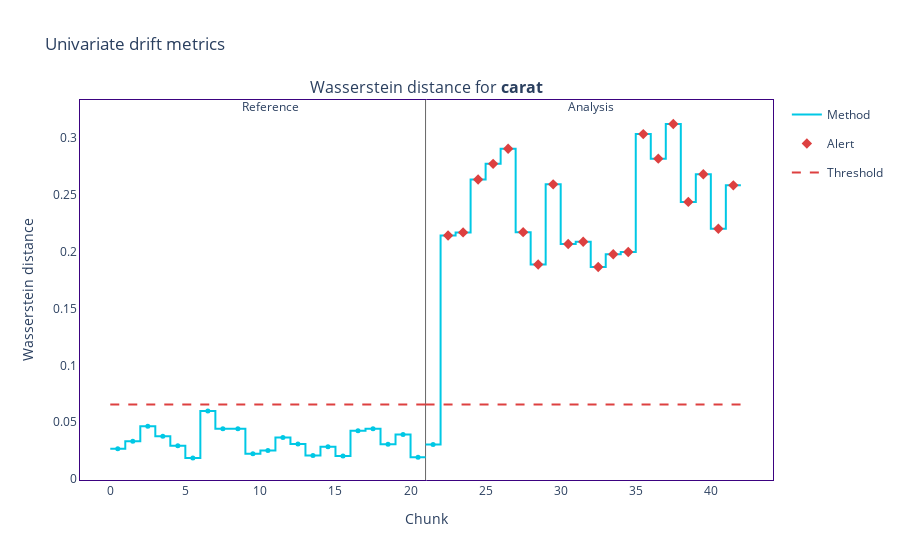

Notebook cell for this chart:
### Code cell
filtered_figure = univariate_results.filter(column_names=["carat"])

filtered_figure.plot().show()

### Figure 1 — Plotly figure (JSON) as saved in the notebook; plotly's stock layout.template omitted (floating-point values rounded to 4 significant figures)
{"data": [{"hoverinfo": "skip", "legendgroup": "metric_reference", "line": {"color": "#00c8e5", "shape": "hv", "width": 2}, "mode": "lines", "name": "Method", "showlegend": true, "type": "scatter", "x": [0, 1, 2, 3, 4, 5, 6, 7, 8, 9, 10, 11, 12, 13, 14, 15, 16, 17, 18, 19, 20, 21], "xaxis": "x", "y": [0.02673, 0.03334, 0.04656, 0.03781, 0.02937, 0.01872, 0.05979, 0.04436, 0.04438, 0.0223, 0.02511, 0.03656, 0.03095, 0.02079, 0.02846, 0.02045, 0.04265, 0.04425, 0.0307, 0.03936, 0.01935, 0.01935], "yaxis": "y"}, {"customdata": [["Wasserstein distance for <b>carat</b>", "<b style=\"color:Colors.BLUE_SKY_CRAYOLA;line-height:60px\">Reference</b>", "", "[0:249]", "Chunk index: <b>0</b>", 0.0267], ["Wasserstein distance for <b>carat</b>", "<b style=\"color:Colors.BLUE_SKY_CRAYOLA;line-height:60px\">Reference</b>", "", "[250:499]", "Chunk index: <b>1</b>", 0.0333], ["Wasserstein distance for <b>carat</b>", "<b style=\"color:Colors.BLUE_SKY_CRAYOLA;line-height:60px\">Reference</b>", "", "[500:749]", "Chunk index: <b>2</b>", 0.0466], ["Wasserstein distance for <b>carat</b>", "<b style=\"color:Colors.BLUE_SKY_CRAYOLA;line-height:60px\">Reference</b>", "", "[750:999]", "Chunk index: <b>3</b>", 0.0378], ["Wasserstein distance for <b>carat</b>", "<b style=\"color:Colors.BLUE_SKY_CRAYOLA;line-height:60px\">Reference</b>", "", "[1000:1249]", "Chunk index: <b>4</b>", 0.0294], ["Wasserstein distance for <b>carat</b>", "<b style=\"color:Colors.BLUE_SKY_CRAYOLA;line-height:60px\">Reference</b>", "", "[1250:1499]", "Chunk index: <b>5</b>", 0.0187], ["Wasserstein distance for <b>carat</b>", "<b style=\"color:Colors.BLUE_SKY_CRAYOLA;line-height:60px\">Reference</b>", "", "[1500:1749]", "Chunk index: <b>6</b>", 0.0598], ["Wasserstein distance for <b>carat</b>", "<b style=\"color:Colors.BLUE_SKY_CRAYOLA;line-height:60px\">Reference</b>", "", "[1750:1999]", "Chunk index: <b>7</b>", 0.0444], ["Wasserstein distance for <b>carat</b>", "<b style=\"color:Colors.BLUE_SKY_CRAYOLA;line-height:60px\">Reference</b>", "", "[2000:2249]", "Chunk index: <b>8</b>", 0.0444], ["Wasserstein distance for <b>carat</b>", "<b style=\"color:Colors.BLUE_SKY_CRAYOLA;line-height:60px\">Reference</b>", "", "[2250:2499]", "Chunk index: <b>9</b>", 0.0223], ["Wasserstein distance for <b>carat</b>", "<b style=\"color:Colors.BLUE_SKY_CRAYOLA;line-height:60px\">Reference</b>", "", "[2500:2749]", "Chunk index: <b>10</b>", 0.0251], ["Wasserstein distance for <b>carat</b>", "<b style=\"color:Colors.BLUE_SKY_CRAYOLA;line-height:60px\">Reference</b>", "", "[2750:2999]", "Chunk index: <b>11</b>", 0.0366], ["Wasserstein distance for <b>carat</b>", "<b style=\"color:Colors.BLUE_SKY_CRAYOLA;line-height:60px\">Reference</b>", "", "[3000:3249]", "Chunk index: <b>12</b>", 0.031], ["Wasserstein distance for <b>carat</b>", "<b style=\"color:Colors.BLUE_SKY_CRAYOLA;line-height:60px\">Reference</b>", "", "[3250:3499]", "Chunk index: <b>13</b>", 0.0208], ["Wasserstein distance for <b>carat</b>", "<b style=\"color:Colors.BLUE_SKY_CRAYOLA;line-height:60px\">Reference</b>", "", "[3500:3749]", "Chunk index: <b>14</b>", 0.0285], ["Wasserstein distance for <b>carat</b>", "<b style=\"color:Colors.BLUE_SKY_CRAYOLA;line-height:60px\">Reference</b>", "", "[3750:3999]", "Chunk index: <b>15</b>", 0.0204], ["Wasserstein distance for <b>carat</b>", "<b style=\"color:Colors.BLUE_SKY_CRAYOLA;line-height:60px\">Reference</b>", "", "[4000:4249]", "Chunk index: <b>16</b>", 0.0427], ["Wasserstein distance for <b>carat</b>", "<b style=\"color:Colors.BLUE_SKY_CRAYOLA;line-height:60px\">Reference</b>", "", "[4250:4499]", "Chunk index: <b>17</b>", 0.0443], ["Wasserstein distance for <b>carat</b>", "<b style=\"color:Colors.BLUE_SKY_CRAYOLA;line-height:60px\">Reference</b>", "", "[4500:4749]", "Chunk index: <b>18</b>", 0.0307], ["Wasserstein distance for <b>carat</b>", "<b style=\"color:Colors.BLUE_SKY_CRAYOLA;line-height:60px\">Reference</b>", "", "[4750:4999]", "Chunk index: <b>19</b>", 0.0394], ["Wasserstein distance for <b>carat</b>", "<b style=\"color:Colors.BLUE_SKY_CRAYOLA;line-height:60px\">Reference</b>", "", "[5000:5393]", "Chunk index: <b>20</b>", 0.0194]], "hovertemplate": "%{customdata[1]} &nbsp; &nbsp; %{customdata[2]} <br />Chunk: <b>%{customdata[3]}</b> &nbsp; &nbsp; %{customdata[4]} <br />%{customdata[0]}: <b>%{customdata[5]}</b><b r /><extra></extra>", "legendgroup": "metric_reference", "marker": {"color": "#00c8e5", "size": 5, "symbol": "circle"}, "mode": "markers", "name": "Method", "showlegend": false, "type": "scatter", "x": [0.5, 1.5, 2.5, 3.5, 4.5, 5.5, 6.5, 7.5, 8.5, 9.5, 10.5, 11.5, 12.5, 13.5, 14.5, 15.5, 16.5, 17.5, 18.5, 19.5, 20.5], "xaxis": "x", "y": [0.02673, 0.03334, 0.04656, 0.03781, 0.02937, 0.01872, 0.05979, 0.04436, 0.04438, 0.0223, 0.02511, 0.03656, 0.03095, 0.02079, 0.02846, 0.02045, 0.04265, 0.04425, 0.0307, 0.03936, 0.01935, 0.01935], "yaxis": "y"}, {"hoverinfo": "skip", "legendgroup": "metric_analysis", "line": {"color": "#00c8e5", "shape": "hv", "width": 2}, "mode": "lines", "name": "Method", "showlegend": false, "type": "scatter", "x": [21, 22, 23, 24, 25, 26, 27, 28, 29, 30, 31, 32, 33, 34, 35, 36, 37, 38, 39, 40, 41, 42], "xaxis": "x", "y": [0.03047, 0.2141, 0.2168, 0.2632, 0.277, 0.2903, 0.217, 0.1886, 0.259, 0.2066, 0.2086, 0.1863, 0.1976, 0.1996, 0.3031, 0.2816, 0.312, 0.2436, 0.2679, 0.22, 0.2581, 0.2581], "yaxis": "y"}, {"customdata": [["Wasserstein distance for <b>carat</b>", "<b style=\"color:Colors.BLUE_SKY_CRAYOLA;line-height:60px\">Analysis</b>", "", "[0:249]", "Chunk index: <b>0</b>", 0.0305], ["Wasserstein distance for <b>carat</b>", "<b style=\"color:Colors.BLUE_SKY_CRAYOLA;line-height:60px\">Analysis</b>", "<span style=\"color:#AD0000\">⚠ <b>Drift detected</b></span>", "[250:499]", "Chunk index: <b>1</b>", 0.2141], ["Wasserstein distance for <b>carat</b>", "<b style=\"color:Colors.BLUE_SKY_CRAYOLA;line-height:60px\">Analysis</b>", "<span style=\"color:#AD0000\">⚠ <b>Drift detected</b></span>", "[500:749]", "Chunk index: <b>2</b>", 0.2168], ["Wasserstein distance for <b>carat</b>", "<b style=\"color:Colors.BLUE_SKY_CRAYOLA;line-height:60px\">Analysis</b>", "<span style=\"color:#AD0000\">⚠ <b>Drift detected</b></span>", "[750:999]", "Chunk index: <b>3</b>", 0.2632], ["Wasserstein distance for <b>carat</b>", "<b style=\"color:Colors.BLUE_SKY_CRAYOLA;line-height:60px\">Analysis</b>", "<span style=\"color:#AD0000\">⚠ <b>Drift detected</b></span>", "[1000:1249]", "Chunk index: <b>4</b>", 0.277], ["Wasserstein distance for <b>carat</b>", "<b style=\"color:Colors.BLUE_SKY_CRAYOLA;line-height:60px\">Analysis</b>", "<span style=\"color:#AD0000\">⚠ <b>Drift detected</b></span>", "[1250:1499]", "Chunk index: <b>5</b>", 0.2903], ["Wasserstein distance for <b>carat</b>", "<b style=\"color:Colors.BLUE_SKY_CRAYOLA;line-height:60px\">Analysis</b>", "<span style=\"color:#AD0000\">⚠ <b>Drift detected</b></span>", "[1500:1749]", "Chunk index: <b>6</b>", 0.217], ["Wasserstein distance for <b>carat</b>", "<b style=\"color:Colors.BLUE_SKY_CRAYOLA;line-height:60px\">Analysis</b>", "<span style=\"color:#AD0000\">⚠ <b>Drift detected</b></span>", "[1750:1999]", "Chunk index: <b>7</b>", 0.1886], ["Wasserstein distance for <b>carat</b>", "<b style=\"color:Colors.BLUE_SKY_CRAYOLA;line-height:60px\">Analysis</b>", "<span style=\"color:#AD0000\">⚠ <b>Drift detected</b></span>", "[2000:2249]", "Chunk index: <b>8</b>", 0.259], ["Wasserstein distance for <b>carat</b>", "<b style=\"color:Colors.BLUE_SKY_CRAYOLA;line-height:60px\">Analysis</b>", "<span style=\"color:#AD0000\">⚠ <b>Drift detected</b></span>", "[2250:2499]", "Chunk index: <b>9</b>", 0.2066], ["Wasserstein distance for <b>carat</b>", "<b style=\"color:Colors.BLUE_SKY_CRAYOLA;line-height:60px\">Analysis</b>", "<span style=\"color:#AD0000\">⚠ <b>Drift detected</b></span>", "[2500:2749]", "Chunk index: <b>10</b>", 0.2086], ["Wasserstein distance for <b>carat</b>", "<b style=\"color:Colors.BLUE_SKY_CRAYOLA;line-height:60px\">Analysis</b>", "<span style=\"color:#AD0000\">⚠ <b>Drift detected</b></span>", "[2750:2999]", "Chunk index: <b>11</b>", 0.1863], ["Wasserstein distance for <b>carat</b>", "<b style=\"color:Colors.BLUE_SKY_CRAYOLA;line-height:60px\">Analysis</b>", "<span style=\"color:#AD0000\">⚠ <b>Drift detected</b></span>", "[3000:3249]", "Chunk index: <b>12</b>", 0.1976], ["Wasserstein distance for <b>carat</b>", "<b style=\"color:Colors.BLUE_SKY_CRAYOLA;line-height:60px\">Analysis</b>", "<span style=\"color:#AD0000\">⚠ <b>Drift detected</b></span>", "[3250:3499]", "Chunk index: <b>13</b>", 0.1996], ["Wasserstein distance for <b>carat</b>", "<b style=\"color:Colors.BLUE_SKY_CRAYOLA;line-height:60px\">Analysis</b>", "<span style=\"color:#AD0000\">⚠ <b>Drift detected</b></span>", "[3500:3749]", "Chunk index: <b>14</b>", 0.3031], ["Wasserstein distance for <b>carat</b>", "<b style=\"color:Colors.BLUE_SKY_CRAYOLA;line-height:60px\">Analysis</b>", "<span style=\"color:#AD0000\">⚠ <b>Drift detected</b></span>", "[3750:3999]", "Chunk index: <b>15</b>", 0.2816], ["Wasserstein distance for <b>carat</b>", "<b style=\"color:Colors.BLUE_SKY_CRAYOLA;line-height:60px\">Analysis</b>", "<span style=\"color:#AD0000\">⚠ <b>Drift detected</b></span>", "[4000:4249]", "Chunk index: <b>16</b>", 0.312], ["Wasserstein distance for <b>carat</b>", "<b style=\"color:Colors.BLUE_SKY_CRAYOLA;line-height:60px\">Analysis</b>", "<span style=\"color:#AD0000\">⚠ <b>Drift detected</b></span>", "[4250:4499]", "Chunk index: <b>17</b>", 0.2436], ["Wasserstein distance for <b>carat</b>", "<b style=\"color:Colors.BLUE_SKY_CRAYOLA;line-height:60px\">Analysis</b>", "<span style=\"color:#AD0000\">⚠ <b>Drift detected</b></span>", "[4500:4749]", "Chunk index: <b>18</b>", 0.2679], ["Wasserstein distance for <b>carat</b>", "<b style=\"color:Colors.BLUE_SKY_CRAYOLA;line-height:60px\">Analysis</b>", "<span style=\"color:#AD0000\">⚠ <b>Drift detected</b></span>", "[4750:4999]", "Chunk index: <b>19</b>", 0.22], ["Wasserstein distance for <b>carat</b>", "<b style=\"color:Colors.BLUE_SKY_CRAYOLA;line-height:60px\">Analysis</b>", "<span style=\"color:#AD0000\">⚠ <b>Drift detected</b></span>", "[5000:5393]", "Chunk index: <b>20</b>", 0.2581]], "hovertemplate": "%{customdata[1]} &nbsp; &nbsp; %{customdata[2]} <br />Chunk: <b>%{customdata[3]}</b> &nbsp; &nbsp; %{customdata[4]} <br />%{customdata[0]}: <b>%{customdata[5]}</b><b r /><extra></extra>", "legendgroup": "metric_analysis", "marker": {"color": "#00c8e5", "size": 5, "symbol": "circle"}, "mode": "markers", "name": "Method", "showlegend": false, "type": "scatter", "x": [21.5, 22.5, 23.5, 24.5, 25.5, 26.5, 27.5, 28.5, 29.5, 30.5, 31.5, 32.5, 33.5, 34.5, 35.5, 36.5, 37.5, 38.5, 39.5, 40.5, 41.5], "xaxis": "x", "y": [0.03047, 0.2141, 0.2168, 0.2632, 0.277, 0.2903, 0.217, 0.1886, 0.259, 0.2066, 0.2086, 0.1863, 0.1976, 0.1996, 0.3031, 0.2816, 0.312, 0.2436, 0.2679, 0.22, 0.2581, 0.2581], "yaxis": "y"}, {"hoverinfo": "skip", "legendgroup": "alert", "marker": {"color": "#DD4040", "size": 8, "symbol": "diamond"}, "mode": "markers", "name": "Alert", "showlegend": true, "type": "scatter", "x": [22.5, 23.5, 24.5, 25.5, 26.5, 27.5, 28.5, 29.5, 30.5, 31.5, 32.5, 33.5, 34.5, 35.5, 36.5, 37.5, 38.5, 39.5, 40.5, 41.5], "xaxis": "x", "y": [0.2141, 0.2168, 0.2632, 0.277, 0.2903, 0.217, 0.1886, 0.259, 0.2066, 0.2086, 0.1863, 0.1976, 0.1996, 0.3031, 0.2816, 0.312, 0.2436, 0.2679, 0.22, 0.2581], "yaxis": "y"}, {"hoverinfo": "skip", "legendgroup": "thresh", "line": {"color": "#DD4040", "dash": "dash", "width": 2}, "mode": "lines", "name": "Threshold", "showlegend": true, "type": "scatter", "x": [0, 1, 2, 3, 4, 5, 6, 7, 8, 9, 10, 11, 12, 13, 14, 15, 16, 17, 18, 19, 20, 21], "xaxis": "x", "y": [0.06556, 0.06556, 0.06556, 0.06556, 0.06556, 0.06556, 0.06556, 0.06556, 0.06556, 0.06556, 0.06556, 0.06556, 0.06556, 0.06556, 0.06556, 0.06556, 0.06556, 0.06556, 0.06556, 0.06556, 0.06556, 0.06556], "yaxis": "y"}, {"hoverinfo": "skip", "legendgroup": "thresh", "line": {"color": "#DD4040", "dash": "dash", "width": 2}, "mode": "lines", "name": "Threshold", "showlegend": false, "type": "scatter", "x": [21, 22, 23, 24, 25, 26, 27, 28, 29, 30, 31, 32, 33, 34, 35, 36, 37, 38, 39, 40, 41, 42], "xaxis": "x", "y": [0.06556, 0.06556, 0.06556, 0.06556, 0.06556, 0.06556, 0.06556, 0.06556, 0.06556, 0.06556, 0.06556, 0.06556, 0.06556, 0.06556, 0.06556, 0.06556, 0.06556, 0.06556, 0.06556, 0.06556, 0.06556, 0.06556], "yaxis": "y"}], "layout": {"annotations": [{"font": {"size": 16}, "showarrow": false, "text": "Wasserstein distance for <b>carat</b>", "x": 0.5, "xanchor": "center", "xref": "paper", "y": 1, "yanchor": "bottom", "yref": "paper"}, {"showarrow": false, "text": "Reference", "x": 10, "xref": "x", "xshift": 10, "y": 1.01, "yref": "y domain"}, {"showarrow": false, "text": "Analysis", "x": 31, "xref": "x", "xshift": 15, "y": 1.01, "yref": "y domain"}], "autosize": true, "hoverlabel": {"bgcolor": "white", "font": {"size": 14}}, "legend": {"itemclick": false, "itemdoubleclick": false, "traceorder": "grouped"}, "paper_bgcolor": "rgba(255,255,255,1)", "plot_bgcolor": "rgba(255,255,255,1)", "shapes": [{"layer": "below", "line": {"color": "#666666", "width": 1}, "type": "line", "x0": 21, "x1": 21, "xref": "x", "y0": 0, "y1": 1, "yref": "y domain"}], "title": {"text": "Univariate drift metrics"}, "xaxis": {"anchor": "y", "autorange": true, "domain": [0, 1], "linecolor": "#3b0280", "matches": "x", "mirror": true, "range": [-2.336, 44.63], "showgrid": false, "title": {"text": "Chunk"}, "type": "linear", "zeroline": false}, "yaxis": {"anchor": "x", "autorange": true, "domain": [0, 1], "linecolor": "#3b0280", "mirror": true, "range": [-0.001326, 0.334], "showgrid": false, "title": {"text": "Wasserstein distance"}, "type": "linear", "zeroline": false}}}
